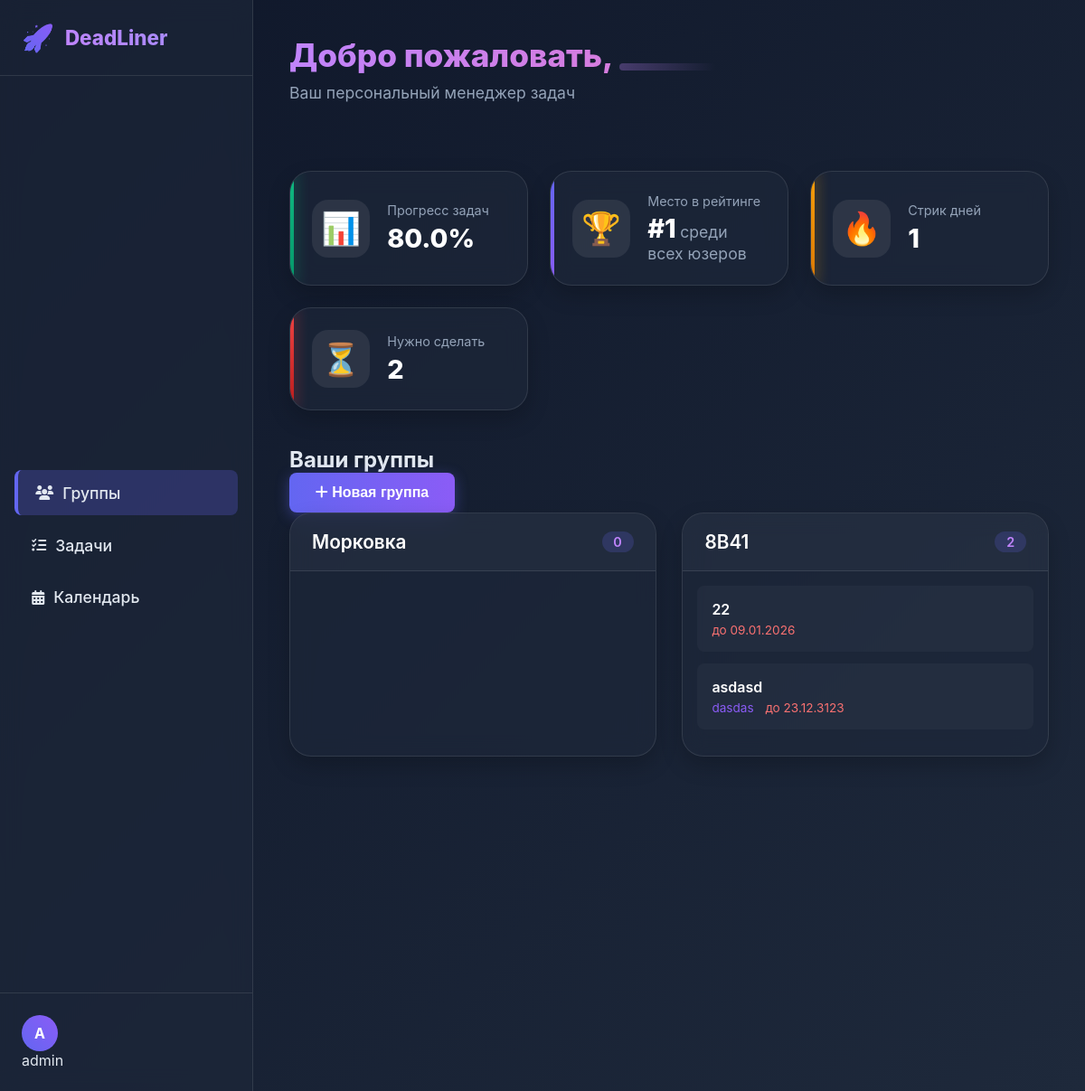
/dashboard/ (signed in), run on an earlier commit of the app's database.
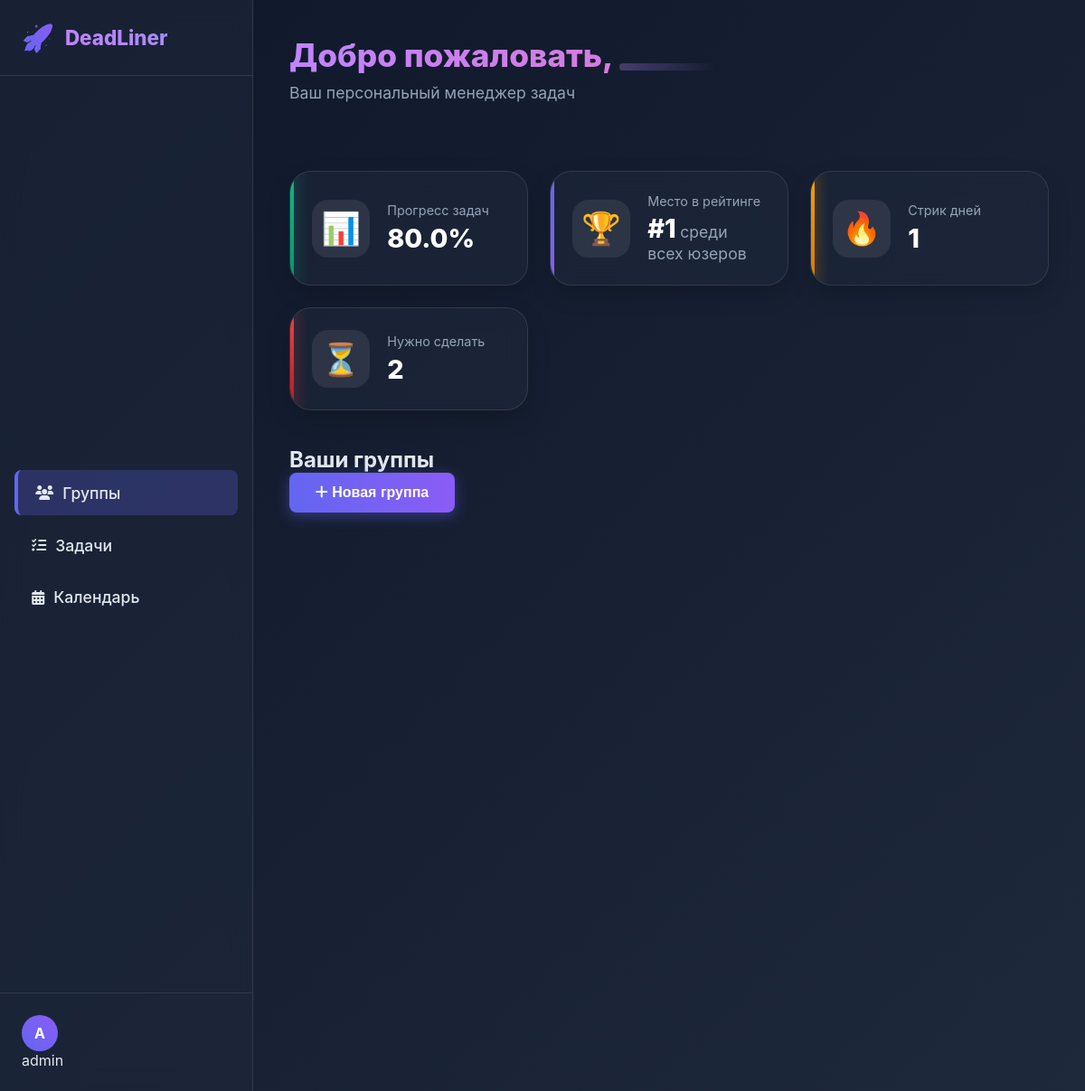
And on a later commit of the database.
### tasks/models.py (models this page shows, shortened)
class ClassGroup(models.Model):
    name = models.CharField(max_length=10)
    owner = models.ForeignKey(User, on_delete=models.CASCADE, related_name="owned_groups")
    members = models.ManyToManyField(User, related_name="class_groups")
    created_at = models.DateTimeField(auto_now_add=True)
    def __str__(self):
        return self.name

class Task(models.Model):
    title = models.CharField(max_length=35)
    description = models.TextField(blank=True)
    deadline = models.DateTimeField()
    group = models.ForeignKey(ClassGroup, on_delete=models.CASCADE)
    discipline = models.CharField(max_length=36, blank=True)
    created_at = models.DateTimeField(auto_now_add=True)
    points = models.PositiveIntegerField(default=0)

### tasks/views.py (the view)
# urls.py: path("dashboard/", task_views.home_logged, name="home_logged"),
@login_required
def home_logged(request):
    user = request.user
    stats, created = UserStats.objects.get_or_create(user=user)
    groups = user.class_groups.all()
    total_done = stats.total_done()
    total_pending = UserTask.objects.filter(
        user=user,
        is_done=False
    ).count()
    total_tasks = total_done + total_pending
    progress_percent = round((total_done / total_tasks * 100), 1) if total_tasks > 0 else 0
    current_streak = stats.streak
    higher_users_count = UserStats.objects.filter(total_points__gt=stats.total_points).count()
    rank = higher_users_count + 1
    group_tasks = {}
    for group in groups:
        user_tasks = UserTask.objects.filter(
            user=user,
            task__group=group
        ).exclude(
            status__in=[UserTask.Status.DONE_ON_TIME, UserTask.Status.DONE_LATE]
        ).order_by('task__deadline')[:3]
        group_tasks[group] = [ut.task for ut in user_tasks]
    context = {
        'rank': rank,
        'total_pending': total_pending,
        'progress_percent': progress_percent,
        'current_streak': current_streak,
        'group_tasks': group_tasks,
        'task_form': TaskForm(user=user),
    }
    return render(request, 'tasks/home_logged.html', context)

### tasks/models.py (called while the page is built)
    def total_done(self):
        return UserTask.objects.filter(user=self.user, status__in=[UserTask.Status.DONE_ON_TIME, UserTask.Status.DONE_LATE]).count()

### tasks/templates/tasks/home_logged.html (shortened to what the changed rows need)
{% extends "base.html" %}
{% load static %}
{% block head %}
  <link rel="stylesheet" href="{% static 'css/home_logged.css' %}">
  <link rel="stylesheet" href="https://cdnjs.cloudflare.com/ajax/libs/font-awesome/6.4.0/css/all.min.css">
{% endblock %}
{% block content %}
<div class="dashboard">
  <main class="main-content">
    <header class="page-header">
      <h1>Добро пожаловать, <span class="highlight">{{ user.username }}</span></h1>
    </header>
    <div class="content-container">
      <section id="groups-section" class="content-section active">
        <div class="section-wrapper">
          <div class="header">
            <h2>Ваши группы</h2>
          </div>
          <div class="tasks-grid">
            {% for group, tasks in group_tasks.items %}
            <div class="task-group clickable" data-href="{% url 'group_detail' group.id %}" data-group-id="{{ group.id }}">
              <div class="group-header">
                <h3>{{ group.name }}</h3>
                <span class="task-count">{{ tasks|length }}</span>
              </div>
              <div class="tasks-list">
                {% for task in tasks %}
                  <div class="task-item list-task-item"
                      data-id="{{ task.id }}"
                      data-title="{{ task.title }}"
                      data-description="{{ task.description|default:'' }}"
                      data-discipline="{{ task.discipline|default:'' }}"
                      data-deadline="{{ task.deadline|date:'c' }}"
                      data-group="{{ group.name }}"
                      data-points="{{ task.points }}"
                      data-is-completed="{{ task.is_completed|yesno:'true,false' }}">
                    <div class="task-content">
                      <div class="task-title">{{ task.title }}</div>
                      <div class="task-meta">
                        {% if task.discipline %}
                          <span class="discipline">{{ task.discipline }}</span>
                        {% endif %}
                        {% if task.deadline %}
                          <span class="deadline">до {{ task.deadline|date:"d.m.Y" }}</span>
                        {% endif %}
                      </div>
                    </div>
                  </div>
                {% endfor %}
              </div>
            </div>
            {% endfor %}
          </div>
        </div>
      </section>
    </div>
  </main>
</div>
{% endblock %}

What changed in the data, as far as the page shows it:
no longer on this page (row unchanged): ClassGroup: name "Морковка", tasks "0"
no longer on this page (row unchanged): ClassGroup: name "8В41", tasks "2"
no longer on this page (row edited): Task: title "22", deadline "09.01.2026"
no longer on this page (row unchanged): Task: title "asdasd", discipline "dasdas", deadline "23.12.3123"
